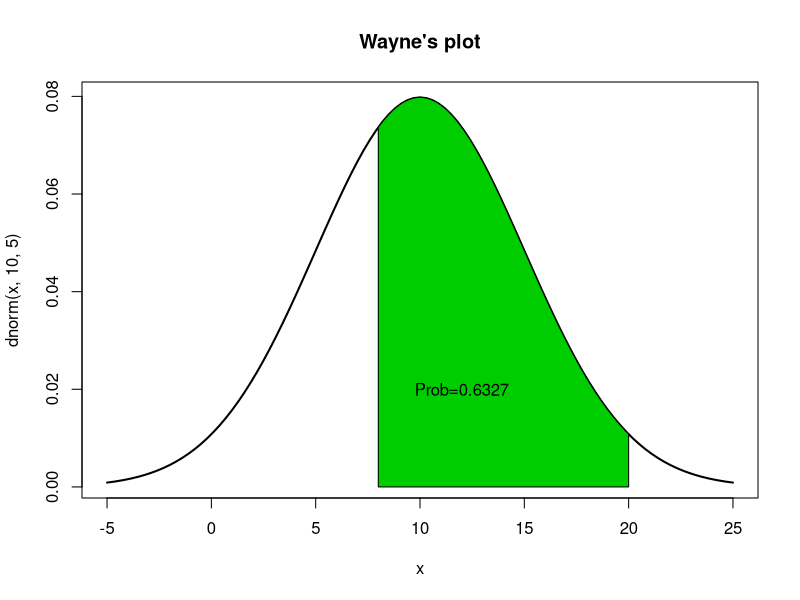
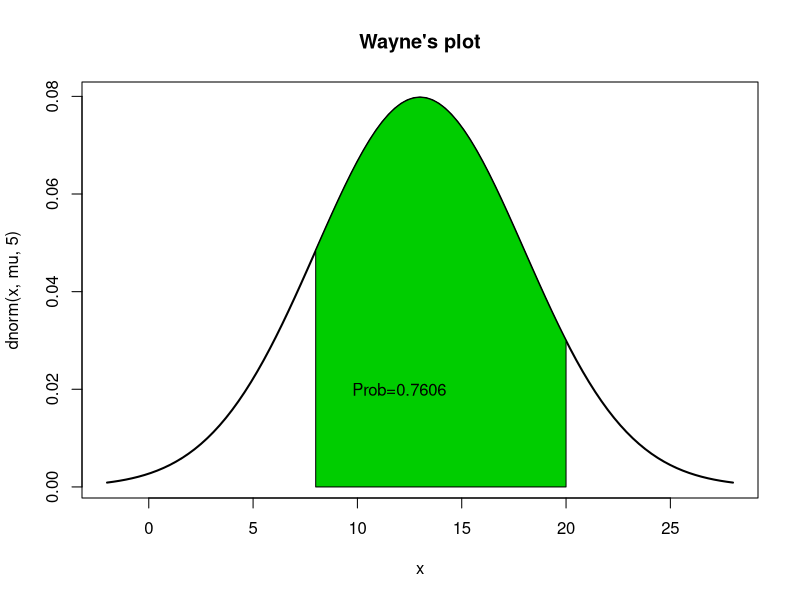
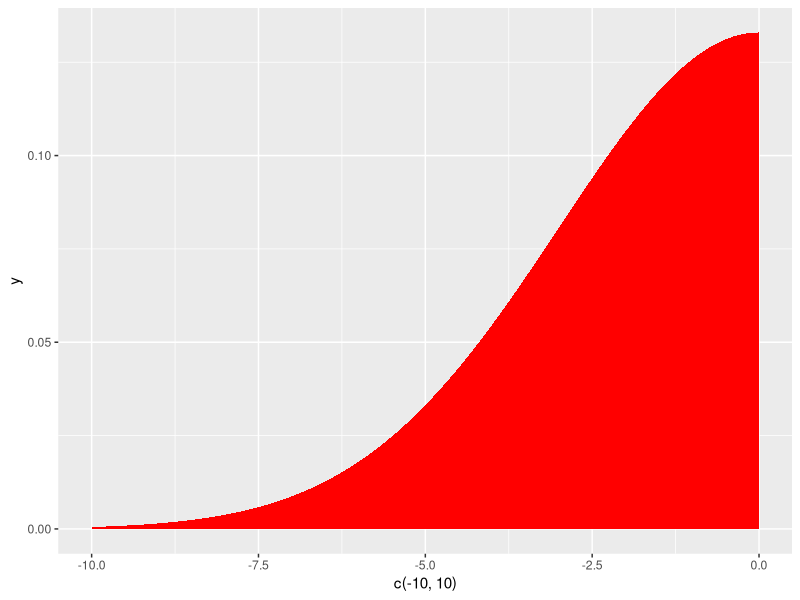

Recreate these plots in R, in order.
# Bayesian course
# Lab 3
# distributional theory + plots

# Probability calculations
# End points do not matter for continuous variables
#P(X>=3)=P(X>3)

# X ~ N(20,5) P(X>22)?

1-pnorm(22,10,5) # notice options are in order:  x,mean, sd

# P(X<17)

pnorm(17,10,5)

# Base plotting

# Decide on a suitable range for x
# mean +- 3sd
dev.new(noRStudioGD = TRUE) # DO NOT CLOSE THIS WINDOW
curve(dnorm(x,10,5), xlim=c(10-3*5,10+3*5), lwd =2, main = "Wayne's plot")

# Now add area 
# area is the probability (area is the integral)

# Say we need P(8<X<=20)

xcurve = seq(8,20, length=1000) # length is arbitrary 
ycurve = dnorm(xcurve, 10,5)
polygon(c(8,xcurve,20), c(0,ycurve,0), col="green3") # this adds the area

# Now calculate the area (probability)

area=pnorm(20,10,5) - pnorm(8,10,5)
area2=round(area,4)

# Now place this on the above plot

text(12,0.02,substitute(paste("Prob=",area2 ), list(area2 = area2)))

## We can make a function
# Notice this will only solve a problem where the mean can change
# What if you wanted to solve the problem when we have a differfent sigma, ...?

myfun = function(mu)
{
  dev.new(noRStudioGD = TRUE) # DO NOT CLOSE THIS WINDOW
  curve(dnorm(x,mu,5), xlim=c(mu-3*5,mu+3*5), lwd =2, main = "Wayne's plot")
  
  # Now add area 
  # area is the probability (area is the integral)
  
  # Say we need P(8<X<=20)
  
  xcurve = seq(8,20, length=1000) # length is arbitrary 
  ycurve = dnorm(xcurve, mu,5)
  polygon(c(8,xcurve,20), c(0,ycurve,0), col="green3") # this adds the area
  
  # Now calculate the area (probability)
  
  area=pnorm(20,mu,5) - pnorm(8,mu,5)
  area2=round(area,4)
  
  # Now place this on the above plot
  
  text(12,0.02,substitute(paste("Prob=",area2 ), list(area2 = area2)))
  
  list(mu = mu, prob = area2) # this is the last line and will be released to the command line
  
}

obj = myfun(mu = 13)

obj

# Say you want to get the probability from obj

obj$prob


# Plotting with ggplot
# Continuous variables 
if(!require(ggplot2)) install.packages("ggplot2")

g = ggplot(NULL, aes(c(-10,10))) + 
  geom_area(stat = "function", fun = dnorm, args = list(mean = 0, sd = 3),fill = "red", xlim = c(-10, 0)) 
 
g
